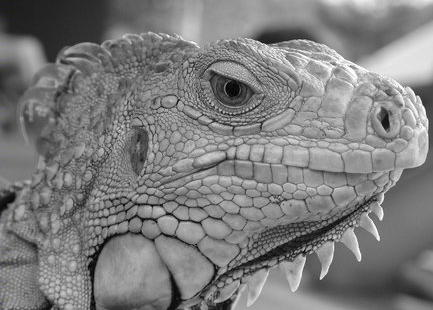
#> input picture fall_2020/hw2_edge_line_detection/iguana.png, 433 x 310 px; the run also reads 2 pictures not shown here
$ jupyter execute --allow-errors hw2.ipynb   (shell and % lines are left out)
#> lines starting #> are read from the running program, lines starting #| are printed output that depends on the picture
### fall_2020/hw2_edge_line_detection/edge.py
"""
CS131 - Computer Vision: Foundations and Applications
Assignment 2
Author: Donsuk Lee (donlee90@stanford.edu)
Date created: 07/2017
Last modified: 10/18/2017
Python Version: 3.5+
"""

import numpy as np
from collections import deque

def conv(image, kernel):
    """ An implementation of convolution filter.

    This function uses element-wise multiplication and np.sum()
    to efficiently compute weighted sum of neighborhood at each
    pixel.

    Args:
        image: numpy array of shape (Hi, Wi).
        kernel: numpy array of shape (Hk, Wk).

    Returns:
        out: numpy array of shape (Hi, Wi).
    """
    Hi, Wi = image.shape
    Hk, Wk = kernel.shape
    out = np.zeros((Hi, Wi))

    # For this assignment, we will use edge values to pad the images.
    # Zero padding will make derivatives at the image boundary very big,
    # whereas we want to ignore the edges at the boundary.
    pad_width0 = Hk // 2  # axis = 0
    pad_width1 = Wk // 2  # axis = 1
    pad_width = ((pad_width0,pad_width0),(pad_width1,pad_width1))
    padded = np.pad(image, pad_width, mode='edge')

    # flip kernel
    kernel = np.flip(np.flip(kernel, 0), 1)
    for i in range(Hi):
        for j in range(Wi):
            out[i, j] = np.sum(kernel*padded[i:i + Hk, j:j+Wk])

    return out

def gaussian_kernel(size, sigma):
    """ Implementation of Gaussian Kernel.

    This function follows the gaussian kernel formula,
    and creates a kernel matrix.

    Hints:
    - Use np.pi and np.exp to compute pi and exp.

    Args:
        size: int of the size of output matrix.
        sigma: float of sigma to calculate kernel.

    Returns:
        kernel: numpy array of shape (size, size).
    """
#> called with size = 3, sigma = 1

    kernel = np.zeros((size, size))
    k = (size - 1) // 2

    for i in range(size):
        for j in range(size):
            kernel[i,j] = 1/(2*np.pi*sigma**2)*np.exp(-1*((i - k)**2 + (j-k)**2)/(2*sigma**2))

    return kernel

def partial_x(img):
    """ Computes partial x-derivative of input img.

    Hints:
        - You may use the conv function in defined in this file.

    Args:
        img: numpy array of shape (H, W).
    Returns:
        out: x-derivative image.
    """

    Dx = 1.0/2*np.array([[1,0,-1]])
    # Sx = np.array([[1,0,-1],[2,0,-2],[1,0,-1]])
    out = conv(img, Dx)
    return out

def partial_y(img):
    """ Computes partial y-derivative of input img.

    Hints:
        - You may use the conv function in defined in this file.

    Args:
        img: numpy array of shape (H, W).
    Returns:
        out: y-derivative image.
    """

    Dy = 1.0/2*np.array([[1],[0],[-1]])
    # Sy = np.array([[1,2,1],[0,0,0],[-1,-2,-1]])
    out = conv(img, Dy)
    return out

def gradient(img):
    """ Returns gradient magnitude and direction of input img.

    Args:
        img: Grayscale image. Numpy array of shape (H, W).

    Returns:
        G: Magnitude of gradient at each pixel in img.
            Numpy array of shape (H, W).
        theta: Direction(in degrees, 0 <= theta < 360) of gradient
            at each pixel in img. Numpy array of shape (H, W).

    Hints:
        - Use np.sqrt and np.arctan2 to calculate square root and arctan
    """
    G = np.zeros(img.shape)
    theta = np.zeros(img.shape)

    fx = partial_x(img)
    fy = partial_y(img)

    G = np.sqrt(fx**2 + fy**2)
    theta = (np.rad2deg(np.arctan2(fy, fx)) + 180) % 360

    return G, theta


def non_maximum_suppression(G, theta):
    """ Performs non-maximum suppression.

    This function performs non-maximum suppression along the direction
    of gradient (theta) on the gradient magnitude image (G).

    Args:
        G: gradient magnitude image with shape of (H, W).
        theta: direction of gradients with shape of (H, W).

    Returns:
        out: non-maxima suppressed image.
    """
    H, W = G.shape
    out = np.zeros((H, W))

    # Round the gradient direction to the nearest 45 degrees
    theta = np.floor((theta + 22.5) / 45) * 45

    for i in range(1, H-1):
        for j in range(1, W-1):
            alpha=np.deg2rad(theta[i,j])
            p1 = G[i - int(np.round(np.sin(alpha))), j - int(np.round(np.cos(alpha)))]
            p2 = G[i + int(np.round(np.sin(alpha))), j + int(np.round(np.cos(alpha)))]
            if G[i, j] > p1 and G[i, j] > p2:
                out[i, j] = G[i,j]
            else:
                out[i,j] = 0

    return out


def double_thresholding(img, high, low):
    """
    Args:
        img: numpy array of shape (H, W) representing NMS edge response.
        high: high threshold(float) for strong edges.
        low: low threshold(float) for weak edges.

    Returns:
        strong_edges: Boolean array representing strong edges.
            Strong edeges are the pixels with the values greater than
            the higher threshold.
        weak_edges: Boolean array representing weak edges.
            Weak edges are the pixels with the values smaller or equal to the
            higher threshold and greater than the lower threshold.
    """

    strong_edges = np.zeros(img.shape, dtype=bool)
    weak_edges = np.zeros(img.shape, dtype=bool)

    strong_edges = img > high
    weak_edges = np.logical_and(img <= high, img > low)

    return strong_edges, weak_edges


def get_neighbors(y, x, H, W):
    """ Return indices of valid neighbors of (y, x).

    Return indices of all the valid neighbors of (y, x) in an array of
    shape (H, W). An index (i, j) of a valid neighbor should satisfy
    the following:
        1. i >= 0 and i < H
        2. j >= 0 and j < W
        3. (i, j) != (y, x)

    Args:
        y, x: location of the pixel.
        H, W: size of the image.
    Returns:
        neighbors: list of indices of neighboring pixels [(i, j)].
    """
    neighbors = []

    for i in (y-1, y, y+1):
        for j in (x-1, x, x+1):
            if i >= 0 and i < H and j >= 0 and j < W:
                if (i == y and j == x):
                    continue
                neighbors.append((i, j))

    return neighbors

def link_edges(strong_edges, weak_edges):
    """ Find weak edges connected to strong edges and link them.

    Iterate over each pixel in strong_edges and perform breadth first
    search across the connected pixels in weak_edges to link them.
    Here we consider a pixel (a, b) is connected to a pixel (c, d)
    if (a, b) is one of the eight neighboring pixels of (c, d).

    Args:
        strong_edges: binary image of shape (H, W).
        weak_edges: binary image of shape (H, W).

    Returns:
        edges: numpy boolean array of shape(H, W).
    """

    H, W = strong_edges.shape
    indices = np.stack(np.nonzero(strong_edges)).T
    edges = np.zeros((H, W), dtype='bool')

    # Make new instances of arguments to leave the original
    # references intact
    weak_edges = np.copy(weak_edges)
    edges = np.copy(strong_edges)

    # BFS
    queue = deque(indices)
    while queue:
        cy, cx = queue.popleft()
        neighbors = get_neighbors(cy,cx,H,W)
        for ny, nx in neighbors:
            if weak_edges[ny, nx] != 0:
                edges[ny, nx] = weak_edges[ny, nx]
                queue.append([ny, nx])
                weak_edges[ny, nx] = 0

    return edges

def canny(img, kernel_size=5, sigma=1.4, high=20, low=15):
    """ Implement canny edge detector by calling functions above.

    Args:
        img: binary image of shape (H, W).
        kernel_size: int of size for kernel matrix.
        sigma: float for calculating kernel.
        high: high threshold for strong edges.
        low: low threashold for weak edges.
    Returns:
        edge: numpy array of shape(H, W).
    """
    # 1. smoothing
    kernel = gaussian_kernel(kernel_size, sigma)
    smoothed_img = conv(img, kernel)

    # 2. finding gradients
    G, theta = gradient(smoothed_img)

    # 3. non-maximum suppresion
    suppressed_img = non_maximum_suppression(G, theta)

    # 4. threshold
    strong_edges, weak_edges = double_thresholding(suppressed_img, high, low)

    # 5. link edges
    edge = link_edges(strong_edges, weak_edges)

    return edge


def hough_transform(img):
    """ Transform points in the input image into Hough space.

    Use the parameterization:
        rho = x * cos(theta) + y * sin(theta)
    to transform a point (x,y) to a sine-like function in Hough space.

    Args:
        img: binary image of shape (H, W).

    Returns:
        accumulator: numpy array of shape (m, n).
        rhos: numpy array of shape (m, ).
        thetas: numpy array of shape (n, ).
    """
    # Set rho and theta ranges
    H, W = img.shape
    diag_len = int(np.ceil(np.sqrt(W * W + H * H)))
    rhos = np.linspace(-diag_len, diag_len, diag_len * 2 + 1)  # rho value range: [-rho_max, rho_max]
    thetas = np.deg2rad(np.arange(-90.0, 90.0))

    # Cache some reusable values
    cos_t = np.cos(thetas)
    sin_t = np.sin(thetas)
    num_thetas = len(thetas)

    # Initialize accumulator in the Hough space
    accumulator = np.zeros((2 * diag_len + 1, num_thetas), dtype=np.uint64)
    ys, xs = np.nonzero(img)

    # Transform each point (x, y) in image
    # Find rho corresponding to values in thetas
    # and increment the accumulator in the corresponding coordiate.
    for i in range(len(ys)):
        x, y = xs[i], ys[i]
        rho_t = x*cos_t + y*sin_t
        acc_rho = np.int64(np.floor(rho_t)) + diag_len
        acc_theta = np.arange(0, 180)
        accumulator[acc_rho, acc_theta] += 1


    return accumulator, rhos, thetas

### fall_2020/hw2_edge_line_detection/hw2.ipynb
# Homework 2
*This notebook includes both coding and written questions. Please hand in this notebook file with all the outputs and your answers to the written questions.*

This assignment covers Canny edge detector and Hough transform.

[cell 1]
# Setup
from __future__ import print_function

import numpy as np
import matplotlib.pyplot as plt
import matplotlib.image as mpimg
from time import time
from skimage import io

plt.rcParams['figure.figsize'] = (15.0, 12.0) # set default size of plots
plt.rcParams['image.interpolation'] = 'nearest'
plt.rcParams['image.cmap'] = 'gray'

# for auto-reloading extenrnal modules

## Part 1: Canny Edge Detector (85 points)
In this part, you are going to implement a Canny edge detector. The Canny edge detection algorithm can be broken down in to five steps:
1. Smoothing
2. Finding gradients
3. Non-maximum suppression
4. Double thresholding
5. Edge tracking by hysterisis

### 1.1 Smoothing (10 points)
#### Implementation (5 points)
We first smooth the input image by convolving it with a Gaussian kernel. The equation for a Gaussian kernel of size $(2k+1)\times(2k+1)$ is given by:

$$h_{ij}=\frac{1}{2\pi\sigma^2}\exp{\Bigl(-\frac{(i-k)^2+(j-k)^2}{2\sigma^2}\Bigr)}, 0\leq i,j < 2k+1$$

Implement **`gaussian_kernel`** in `edge.py` and run the code below.

[cell 2]
from edge import conv, gaussian_kernel

# Define 3x3 Gaussian kernel with std = 1
kernel = gaussian_kernel(3, 1)
kernel_test = np.array(
    [[ 0.05854983, 0.09653235, 0.05854983],
     [ 0.09653235, 0.15915494, 0.09653235],
     [ 0.05854983, 0.09653235, 0.05854983]]
)

# Test Gaussian kernel
if not np.allclose(kernel, kernel_test):
    print('Incorrect values! Please check your implementation.')

Implement **`conv`** in `edge.py` and run the code below.

[cell 3]
# Test with different kernel_size and sigma
kernel_size = 5
sigma = 1.4

# Load image
img = io.imread('iguana.png', as_gray=True)

# Define 5x5 Gaussian kernel with std = sigma
kernel = gaussian_kernel(kernel_size, sigma)

# Convolve image with kernel to achieve smoothed effect
smoothed = conv(img, kernel)
#> after the loop in conv, `for i in range(Hi):`:
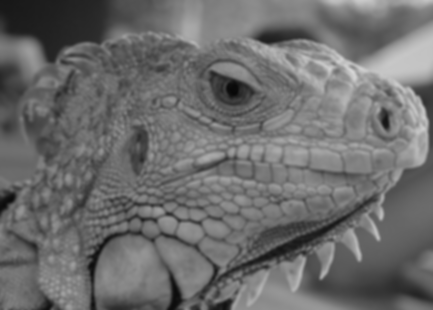
#> out: shape (310, 433) float64; min 0.0326, max 0.836, mean 0.427

plt.subplot(1,2,1)
plt.imshow(img)
plt.title('Original image')
plt.axis('off')

plt.subplot(1,2,2)
plt.imshow(smoothed)
plt.title('Smoothed image')
plt.axis('off')

plt.show()

#### Question (5 points)
What is the effect of changing kernel_size and sigma?

**Your Answer:** The larger sigma and kernel size makes the image more blurry

### 1.2 Finding gradients (15 points)
The gradient of a 2D scalar function $I:\mathbb{R}^2\rightarrow{\mathbb{R}}$ in Cartesian coordinate is defined by:

$$\nabla{I(x,y)}=\bigl[\frac{\partial{I}}{\partial{x}},\frac{\partial{I}}{\partial{y}}\bigr],$$

where

$$
\frac{\partial{I(x,y)}}{\partial{x}}=\lim_{\Delta{x}\to{0}}\frac{I(x+\Delta{x},y)-I(x,y)}{\Delta{x}} \\
\frac{\partial{I(x,y)}}{\partial{y}}=\lim_{\Delta{y}\to{0}}\frac{I(x,y+\Delta{y})-I(x,y)}{\Delta{y}}.
$$

In case of images, we can approximate the partial derivatives by taking differences at one pixel intervals:

$$
\frac{\partial{I(x,y)}}{\partial{x}}\approx{\frac{I(x+1,y)-I(x-1,y)}{2}} \\
\frac{\partial{I(x,y)}}{\partial{y}}\approx{\frac{I(x,y+1)-I(x,y-1)}{2}}
$$

Note that the partial derivatives can be computed by convolving the image $I$ with some appropriate kernels $D_x$ and $D_y$:

$$
\frac{\partial{I}}{\partial{x}}\approx{I*D_x}=G_x \\
\frac{\partial{I}}{\partial{y}}\approx{I*D_y}=G_y
$$

#### Implementation (5 points)
Find the kernels $D_x$ and $D_y$ and implement **`partial_x`** and **`partial_y`** using `conv` defined in `edge.py`.

*-Hint: Remeber that convolution flips the kernel.*

[cell 4]
from edge import partial_x, partial_y

# Test input
I = np.array(
    [[0, 0, 0],
     [0, 1, 0],
     [0, 0, 0]]
)

# Expected outputs
I_x_test = np.array(
    [[ 0, 0, 0],
     [ 0.5, 0, -0.5],
     [ 0, 0, 0]]
)

I_y_test = np.array(
    [[ 0, 0.5, 0],
     [ 0, 0, 0],
     [ 0, -0.5, 0]]
)

# Compute partial derivatives
I_x = partial_x(I)
I_y = partial_y(I)


# Test correctness of partial_x and partial_y
if not np.all(I_x == I_x_test):
    print('partial_x incorrect')

if not np.all(I_y == I_y_test):
    print('partial_y incorrect')

[cell 5]
# Compute partial derivatives of smoothed image
Gx = partial_x(smoothed)
#> after the loop in conv (call 4), `for i in range(Hi):`:
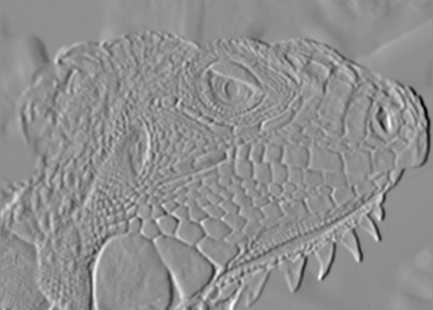
#> out: shape (310, 433) float64; min -0.155, max 0.122, mean 0.000203; drawn with min black and max white
Gy = partial_y(smoothed)
#> after the loop in conv (call 5), `for i in range(Hi):`:
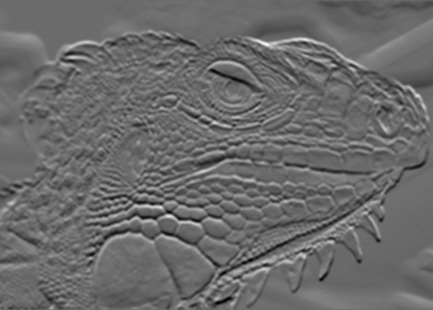
#> out: shape (310, 433) float64; min -0.112, max 0.154, mean -0.00018; drawn with min black and max white

plt.subplot(1,2,1)
plt.imshow(Gx)
plt.title('Derivative in x direction')
plt.axis('off')

plt.subplot(1,2,2)
plt.imshow(Gy)
plt.title('Derivative in y direction')
plt.axis('off')

plt.show()

[cell 6]
## Using sobel_v, sobel_h from skimage to get derivates in x, y direction
from skimage import filters
Ix = filters.sobel_v(smoothed)
Iy = filters.sobel_h(smoothed)

plt.subplot(1,2,1)
plt.imshow(Ix)
plt.title('Derivative in x direction')
plt.axis('off')

plt.subplot(1,2,2)
plt.imshow(Iy)
plt.title('Derivative in y direction')
plt.axis('off')

plt.show()

#### Question (5 points)
What is the reason for performing smoothing prior to computing the gradients?

**Your Answer:** Write your solution in this markdown cell.

#### Implementation (5 points)
Now, we can compute the magnitude and direction of gradient with the two partial derivatives:

$$
G = \sqrt{G_{x}^{2}+G_{y}^{2}} \\
\Theta = arctan\bigl(\frac{G_{y}}{G_{x}}\bigr)
$$

Implement **`gradient`** in `edge.py` which takes in an image and outputs $G$ and $\Theta$.

[cell 7]
from edge import gradient

G, theta = gradient(smoothed)
#> in gradient, `G = np.sqrt(fx**2 + fy**2)`:
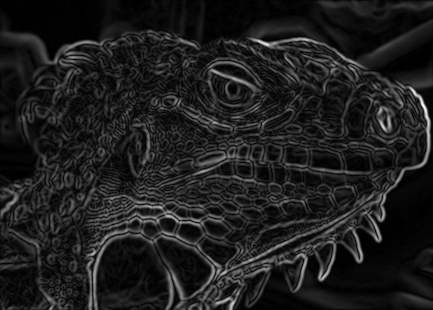
#> G: shape (310, 433) float64; min 0, max 0.171, mean 0.0204; drawn with min black and max white
#> in gradient, `theta = (np.rad2deg(np.arctan2(fy, fx)) + 180) % 360`:
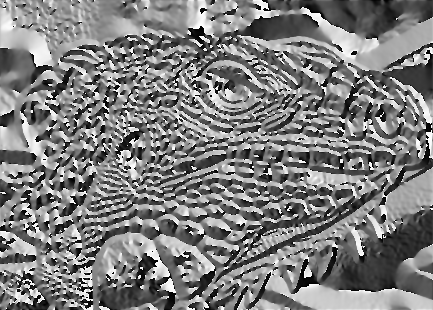
#> theta: shape (310, 433) float64; min 0, max 360, mean 178.6; drawn with min black and max white

if not np.all(G >= 0):
    print('Magnitude of gradients should be non-negative.')

if not np.all((theta >= 0) * (theta < 360)):
    print('Direction of gradients should be in range 0 <= theta < 360')

plt.imshow(G)
plt.title('Gradient magnitude')
plt.axis('off')
plt.show()

### 1.3 Non-maximum suppression (15 points)
You should be able to see that the edges extracted from the gradient of the smoothed image are quite thick and blurry. The purpose of this step is to convert the "blurred" edges into "sharp" edges. Basically, this is done by preserving all local maxima in the gradient image and discarding everything else. The algorithm is for each pixel (x,y) in the gradient image:
1. Round the gradient direction $\Theta[y,x]$ to the nearest 45 degrees, corresponding to the use of an 8-connected neighbourhood.

2. Compare the edge strength of the current pixel with the edge strength of the pixel in the positive and negative gradient directions. For example, if the gradient direction is south (theta=90), compare with the pixels to the north and south.

3. If the edge strength of the current pixel is the largest; preserve the value of the edge strength. If not, suppress (i.e. remove) the value.

Implement **`non_maximum_suppression`** in `edge.py`.

We provide the correct output and the difference between it and your result for debugging purposes.  If you see white spots in the Difference image, you should check your implementation.

[cell 8]
from edge import non_maximum_suppression

# Test input
g = np.array(
    [[0.4, 0.5, 0.6],
     [0.3, 0.5, 0.7],
     [0.4, 0.5, 0.6]]
)

# Print out non-maximum suppressed output
# varying theta
for angle in range(0, 180, 45):
    print('Thetas:', angle)
    t = np.ones((3, 3)) * angle # Initialize theta
    print(non_maximum_suppression(g, t))

[cell 9]
nms = non_maximum_suppression(G, theta)
#> after the loop in non_maximum_suppression (call 5), `for i in range(1, H-1):`:
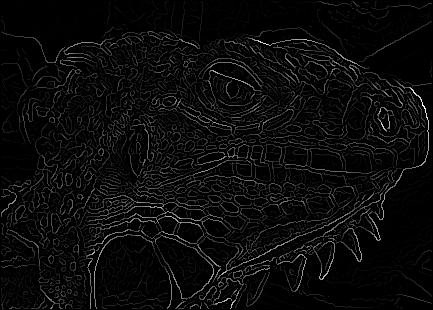
#> out: shape (310, 433) float64; min 0, max 0.171, mean 0.00727; drawn with min black and max white
plt.imshow(nms)
plt.title('Non-maximum suppressed')
plt.axis('off')
plt.show()

plt.subplot(1, 3, 1)
plt.imshow(nms)
plt.axis('off')
plt.title('Your result')

plt.subplot(1, 3, 2)
reference = np.load('references/iguana_non_max_suppressed.npy')
#> (reads fall_2020/hw2_edge_line_detection/references/iguana_non_max_suppressed.npy from the repository)
plt.imshow(reference)
plt.axis('off')
plt.title('Reference')

plt.subplot(1, 3, 3)
plt.imshow(nms - reference)
plt.title('Difference')
plt.axis('off')
plt.show()
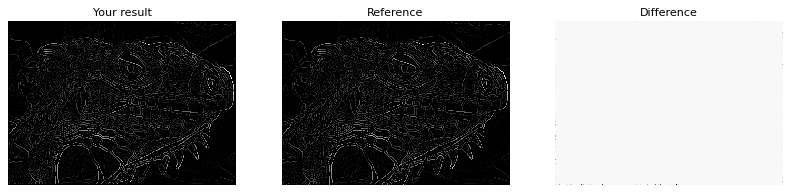
#> figure drawn by matplotlib, 3 panels

np.amax(nms-reference)
#> Out = 0.00346

### 1.4 Double Thresholding (20 points)

The edge-pixels remaining after the non-maximum suppression step are (still) marked with their strength pixel-by-pixel. Many of these will probably be true edges in the image, but some may be caused by noise or color variations, for instance, due to rough surfaces. The simplest way to discern between these would be to use a threshold, so that only edges stronger that a certain value would be preserved. The Canny edge detection algorithm uses double thresholding. Edge pixels stronger than the high threshold are marked as strong; edge pixels weaker than the low threshold are suppressed and edge pixels between the two thresholds are marked as weak.

Implement **`double_thresholding`** in `edge.py`

[cell 10]
from edge import double_thresholding

low_threshold = 0.02
high_threshold = 0.03

strong_edges, weak_edges = double_thresholding(nms, high_threshold, low_threshold)
#> in double_thresholding, `strong_edges = img > high`:
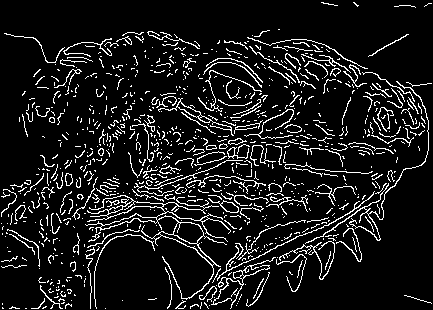
#> strong_edges: shape (310, 433) bool; 10.2% white in thin lines or dots
#> in double_thresholding, `weak_edges = np.logical_and(img <= high, img > low)`:
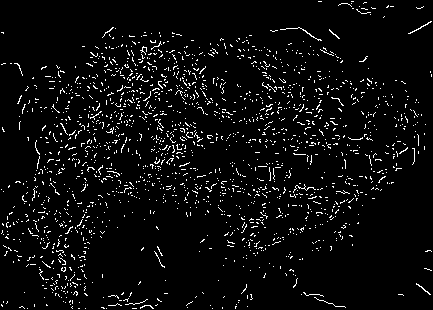
#> weak_edges: shape (310, 433) bool; 4.7% white in thin lines or dots
assert(np.sum(strong_edges & weak_edges) == 0)

edges=strong_edges * 1.0 + weak_edges * 0.5
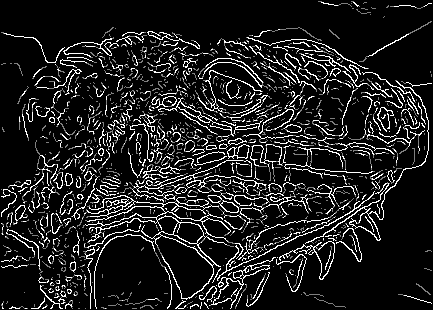
#> edges: shape (310, 433) float64; min 0, max 1, mean 0.125

plt.subplot(1,2,1)
plt.imshow(strong_edges)
plt.title('Strong Edges')
plt.axis('off')

plt.subplot(1,2,2)
plt.imshow(edges)
plt.title('Strong+Weak Edges')
plt.axis('off')

plt.show()
#> (the rest of the program and of its run is left out)
